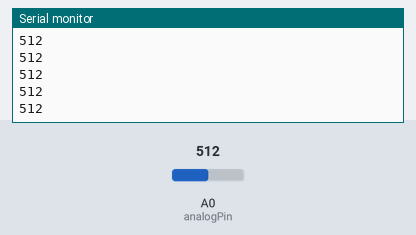
The sketch below on a simulated Arduino Uno, built with avr-gcc and run on an emulated ATmega328P. On the bench: the last lines printed to the serial monitor. The inputs (shaded band) are chosen by the test bench; at power-on: A0 (analogPin) = 512.

Above: at 1.2 s.
1.3 s: A0 (analogPin) set to 716
At 2.2 s:
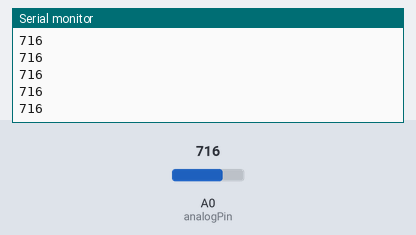
2.8 s: A0 (analogPin) set to 900
At 3.3 s:
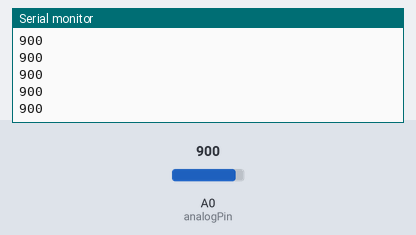
Timing chart, 0 to 5.8 s (numbered marks = the images above; inputs shaded):
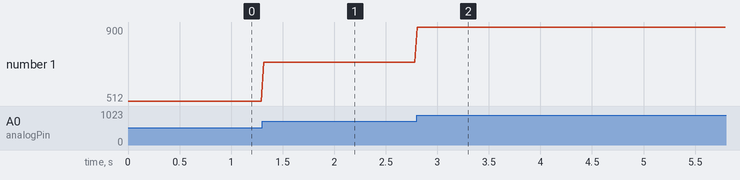

The sketch:

19200.ino
```cpp
const int analogPin = A0;  // Signal input
const int samplingFreq = 1000;  // 10 Hz (10 samples per second)

void setup() {
    Serial.begin(9600);  // High baud rate for fast transfer
}

void loop() {
    int sensorValue = analogRead(analogPin);  // Read the analog input
    Serial.println(sensorValue);  // Send the value to the serial monitor
    delay(25000 / samplingFreq);  // Wait for the next sample
}
```

Measured:
- after the input at 1.3 s, the serial monitor: prints a new line at once (image 1)
- after the input at 2.8 s, the serial monitor: prints a new line at once (image 2)
- plotted number 1: 512 → 716 after the input at 1.3 s, 716 → 900 after the input at 2.8 s
